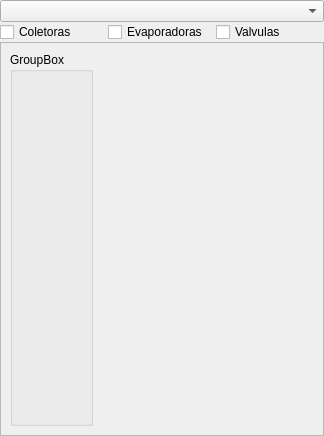
<?xml version="1.0" encoding="UTF-8"?>
<ui version="4.0">
 <class>Form</class>
 <widget class="QWidget" name="Form">
  <property name="geometry">
   <rect>
    <x>0</x>
    <y>0</y>
    <width>324</width>
    <height>436</height>
   </rect>
  </property>
  <property name="sizePolicy">
   <sizepolicy hsizetype="Preferred" vsizetype="Preferred">
    <horstretch>0</horstretch>
    <verstretch>0</verstretch>
   </sizepolicy>
  </property>
  <property name="windowTitle">
   <string>Form</string>
  </property>
  <layout class="QGridLayout" name="gridLayout" rowstretch="0,0,10">
   <property name="leftMargin">
    <number>0</number>
   </property>
   <property name="topMargin">
    <number>0</number>
   </property>
   <property name="rightMargin">
    <number>0</number>
   </property>
   <property name="bottomMargin">
    <number>0</number>
   </property>
   <property name="spacing">
    <number>0</number>
   </property>
   <item row="2" column="1">
    <layout class="QHBoxLayout" name="horizontalLayout">
     <item>
      <widget class="QScrollArea" name="scrollArea">
       <property name="widgetResizable">
        <bool>true</bool>
       </property>
       <widget class="QWidget" name="scrollAreaWidgetContents">
        <property name="geometry">
         <rect>
          <x>0</x>
          <y>0</y>
          <width>320</width>
          <height>391</height>
         </rect>
        </property>
        <layout class="QFormLayout" name="formLayout">
         <item row="0" column="0">
          <widget class="QGroupBox" name="groupBox">
           <property name="sizePolicy">
            <sizepolicy hsizetype="Expanding" vsizetype="Expanding">
             <horstretch>0</horstretch>
             <verstretch>0</verstretch>
            </sizepolicy>
           </property>
           <property name="title">
            <string>GroupBox</string>
           </property>
          </widget>
         </item>
        </layout>
       </widget>
      </widget>
     </item>
    </layout>
   </item>
   <item row="1" column="1">
    <layout class="QHBoxLayout" name="horizontalLayout_2">
     <item>
      <widget class="QCheckBox" name="checkBox_coletoras">
       <property name="text">
        <string>Coletoras</string>
       </property>
      </widget>
     </item>
     <item>
      <widget class="QCheckBox" name="checkBox_evaporadoras">
       <property name="text">
        <string>Evaporadoras</string>
       </property>
      </widget>
     </item>
     <item>
      <widget class="QCheckBox" name="checkBox_valvulas">
       <property name="text">
        <string>Valvulas</string>
       </property>
      </widget>
     </item>
    </layout>
   </item>
   <item row="0" column="1">
    <layout class="QHBoxLayout" name="horizontalLayout_3" stretch="5">
     <property name="spacing">
      <number>0</number>
     </property>
     <item>
      <widget class="QComboBox" name="comboBox"/>
     </item>
    </layout>
   </item>
  </layout>
 </widget>
 <resources/>
 <connections/>
</ui>
